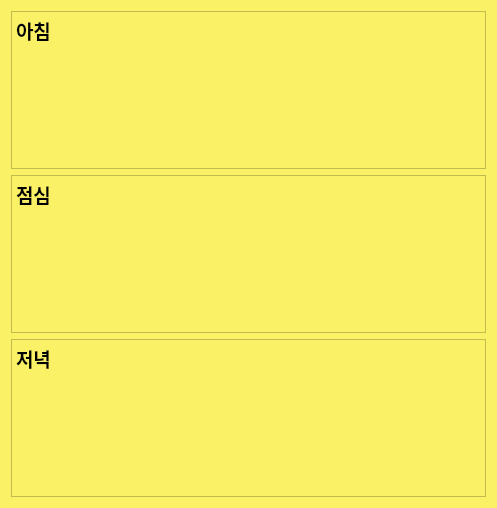
<?xml version="1.0" encoding="UTF-8"?>
<ui version="4.0">
 <class>Dialog</class>
 <widget class="QDialog" name="Dialog">
  <property name="geometry">
   <rect>
    <x>0</x>
    <y>0</y>
    <width>497</width>
    <height>508</height>
   </rect>
  </property>
  <property name="windowTitle">
   <string>일반 식단</string>
  </property>
  <property name="windowIcon">
   <iconset>
    <normaloff>imagefile/diet.png</normaloff>imagefile/diet.png</iconset>
  </property>
  <property name="styleSheet">
   <string notr="true">background-color: rgb(250, 241, 102);</string>
  </property>
  <layout class="QVBoxLayout" name="verticalLayout">
   <item>
    <widget class="QTextBrowser" name="textBrowser_2">
     <property name="html">
      <string>&lt;!DOCTYPE HTML PUBLIC &quot;-//W3C//DTD HTML 4.0//EN&quot; &quot;http://www.w3.org/TR/REC-html40/strict.dtd&quot;&gt;
&lt;html&gt;&lt;head&gt;&lt;meta name=&quot;qrichtext&quot; content=&quot;1&quot; /&gt;&lt;style type=&quot;text/css&quot;&gt;
p, li { white-space: pre-wrap; }
&lt;/style&gt;&lt;/head&gt;&lt;body style=&quot; font-family:'Gulim'; font-size:9pt; font-weight:400; font-style:normal;&quot;&gt;
&lt;p style=&quot; margin-top:0px; margin-bottom:0px; margin-left:0px; margin-right:0px; -qt-block-indent:0; text-indent:0px;&quot;&gt;&lt;span style=&quot; font-size:14pt; font-weight:600;&quot;&gt;아침&lt;/span&gt;&lt;/p&gt;
&lt;p style=&quot;-qt-paragraph-type:empty; margin-top:0px; margin-bottom:0px; margin-left:0px; margin-right:0px; -qt-block-indent:0; text-indent:0px; font-size:14pt; font-weight:600;&quot;&gt;&lt;br /&gt;&lt;/p&gt;&lt;/body&gt;&lt;/html&gt;</string>
     </property>
    </widget>
   </item>
   <item>
    <widget class="QTextBrowser" name="textBrowser_3">
     <property name="html">
      <string>&lt;!DOCTYPE HTML PUBLIC &quot;-//W3C//DTD HTML 4.0//EN&quot; &quot;http://www.w3.org/TR/REC-html40/strict.dtd&quot;&gt;
&lt;html&gt;&lt;head&gt;&lt;meta name=&quot;qrichtext&quot; content=&quot;1&quot; /&gt;&lt;style type=&quot;text/css&quot;&gt;
p, li { white-space: pre-wrap; }
&lt;/style&gt;&lt;/head&gt;&lt;body style=&quot; font-family:'Gulim'; font-size:9pt; font-weight:400; font-style:normal;&quot;&gt;
&lt;p style=&quot; margin-top:0px; margin-bottom:0px; margin-left:0px; margin-right:0px; -qt-block-indent:0; text-indent:0px;&quot;&gt;&lt;span style=&quot; font-size:14pt; font-weight:600;&quot;&gt;점심&lt;/span&gt;&lt;/p&gt;&lt;/body&gt;&lt;/html&gt;</string>
     </property>
    </widget>
   </item>
   <item>
    <widget class="QTextBrowser" name="textBrowser">
     <property name="html">
      <string>&lt;!DOCTYPE HTML PUBLIC &quot;-//W3C//DTD HTML 4.0//EN&quot; &quot;http://www.w3.org/TR/REC-html40/strict.dtd&quot;&gt;
&lt;html&gt;&lt;head&gt;&lt;meta name=&quot;qrichtext&quot; content=&quot;1&quot; /&gt;&lt;style type=&quot;text/css&quot;&gt;
p, li { white-space: pre-wrap; }
&lt;/style&gt;&lt;/head&gt;&lt;body style=&quot; font-family:'Gulim'; font-size:9pt; font-weight:400; font-style:normal;&quot;&gt;
&lt;p style=&quot; margin-top:0px; margin-bottom:0px; margin-left:0px; margin-right:0px; -qt-block-indent:0; text-indent:0px;&quot;&gt;&lt;span style=&quot; font-size:14pt; font-weight:600;&quot;&gt;저녁&lt;/span&gt;&lt;/p&gt;&lt;/body&gt;&lt;/html&gt;</string>
     </property>
    </widget>
   </item>
  </layout>
 </widget>
 <resources/>
 <connections/>
</ui>
